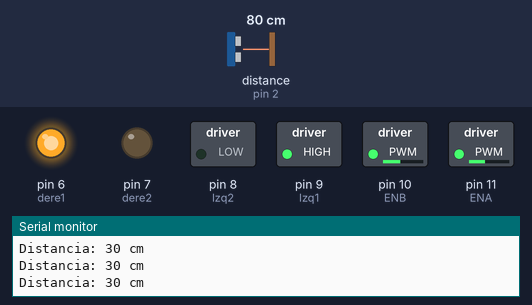
A sketch run on a simulated Arduino Uno, built with avr-gcc and run on an emulated ATmega328P. Parts: switched loads named in the sketch (green lamp = pin HIGH), output pins drawn as LEDs (lit = HIGH), the last lines printed to the serial monitor. Wiring (inferred from the names in the program): ultrasonic range finder: trigger pin 3; echo pin 2. Dashed ring = blinking. The inputs (shaded band) are chosen by the test bench; at power-on: distance to the obstacle (sensor on pin 2) 80 cm. The echo pulse lasts 58.3 µs per cm; pins used as bus, display or sensor lines are not drawn.

Above: at 1.2 s.
1.3 s: distance to the obstacle (sensor on pin 2) set to 2 cm
At 1.77 s:
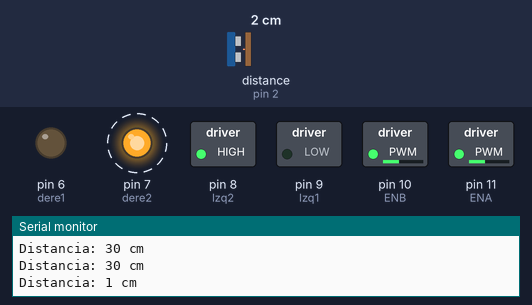
4.3 s: distance to the obstacle (sensor on pin 2) set to 28 cm
7.3 s: distance to the obstacle (sensor on pin 2) set to 33 cm
At 8.2 s:
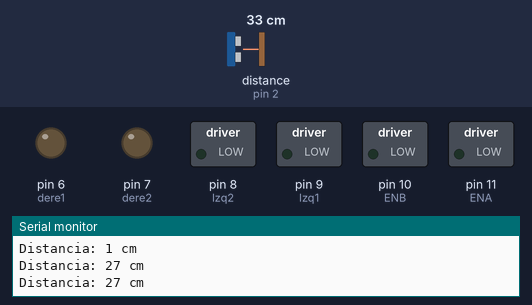
10.3 s: distance to the obstacle (sensor on pin 2) set to 4 cm
At 11.07 s:
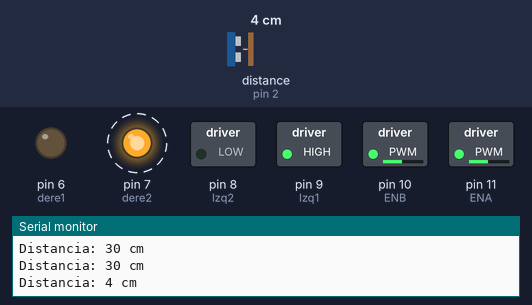
Timing chart, 0 to 14.3 s (numbered marks = the images above; inputs shaded):
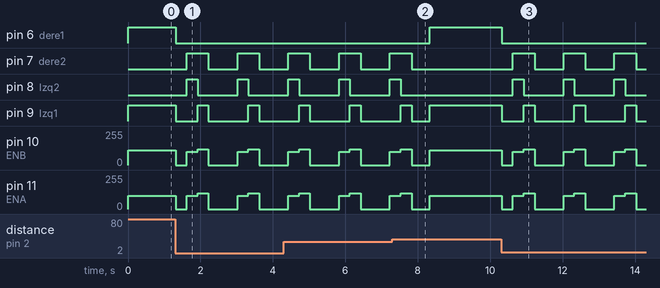

Measured:
- the behaviour switches between 30 and 31 cm on distance to the obstacle (sensor on pin 2) (found by bisection; images 1 and 2)
- after the input at 1.3 s, pin 6 (dere1): HIGH → LOW at once; pin 7 (dere2): alternates HIGH for 0.60 s and LOW for 0.80 s, starting after 0.32 s
- after the input at 7.3 s, pin 6 (dere1): LOW → HIGH after 1.0 s; pin 7 (dere2): goes on until 7.8 s, then stays LOW; pin 8 (Izq2): goes on until 7.5 s, then stays LOW
- after the input at 10.3 s, pin 6 (dere1): HIGH → LOW at once; pin 7 (dere2): alternates HIGH for 0.60 s and LOW for 0.80 s, starting after 0.32 s

The sketch:

carrito.ino
```cpp
// Definición de pines del sensor ultrasónico
const int echo = 2;
const int trig = 3;
const int cerca = 30; // Distancia crítica para detectar obstáculos (en cm), aumentada a 30 cm
const int duracionmaximapulso = 5000; // Tiempo máximo de espera para el pulso (5 ms)

// Definición de pines del controlador de motores
const int ENA = 11; // Pin para el motor izquierdo
const int Izq1 = 9; // Pin de dirección del motor izquierdo
const int Izq2 = 8; // Pin de dirección inversa del motor izquierdo
const int dere1 = 6; // Pin de dirección del motor derecho
const int dere2 = 7; // Pin de dirección inversa del motor derecho
const int ENB = 10; // Pin para el motor derecho

// Variables globales
volatile unsigned long distancia;
const int velocidadAvanceIzquierda = 100; // Velocidad para avanzar del motor izquierdo
const int velocidadAvanceDerecha = 110;  // Velocidad para avanzar del motor derecho (ajustar para compensar desvío)
const int velocidadRetroceso = 100; // Velocidad para retroceder
const int tiempoRetroceso = 300; // Tiempo en milisegundos para retroceder (ajustar según la distancia)
const int tiempoGiro = 300; // Tiempo en milisegundos para girar (ajustar según sea necesario)
const int velocidadGiroIzquierda = 120; // Velocidad para girar del motor izquierdo
const int velocidadGiroDerecha = 120; // Velocidad para girar del motor derecho

void setup() {
  // Configuración de pines del sensor
  pinMode(trig, OUTPUT);
  pinMode(echo, INPUT);

  // Configuración de pines del controlador de motores
  pinMode(ENA, OUTPUT);
  pinMode(Izq1, OUTPUT);
  pinMode(Izq2, OUTPUT);
  pinMode(dere2, OUTPUT);
  pinMode(dere1, OUTPUT);
  pinMode(ENB, OUTPUT);

  Serial.begin(9600);
}

void loop() {
  medir(); // Medir la distancia

  if (distancia < cerca) {
    obstaculo(); // Manejar el obstáculo si la distancia es menor que el umbral
  } else {
    adelante(); // Mover hacia adelante cuando no hay obstáculo
  }
}

// Función para medir la distancia usando el sensor HC-SR04
void medir() {
  // Emitir pulso
  digitalWrite(trig, LOW);
  delayMicroseconds(2);
  digitalWrite(trig, HIGH);
  delayMicroseconds(10);
  digitalWrite(trig, LOW);

  // Leer duración del pulso
  unsigned long duracion = pulseIn(echo, HIGH, duracionmaximapulso);

  // Convertir duración a distancia (en cm)
  distancia = (duracion * 0.0343) / 2;

  // Asignar un valor máximo en caso de lectura incorrecta
  if (distancia == 0 || distancia > cerca) {
    distancia = cerca;
  }

  Serial.print("Distancia: ");
  Serial.print(distancia);
  Serial.println(" cm");
}

// Función para mover el robot hacia adelante en línea recta
void adelante() {
  digitalWrite(Izq1, HIGH);  // Motor izquierdo hacia adelante
  digitalWrite(Izq2, LOW);
  digitalWrite(dere2, LOW);   // Motor derecho hacia adelante
  digitalWrite(dere1, HIGH);

  analogWrite(ENA, velocidadAvanceIzquierda); // Ajustar velocidad de avance del motor izquierdo
  analogWrite(ENB, velocidadAvanceDerecha); // Ajustar velocidad de avance del motor derecho
}

// Función para retroceder el robot
void retroceder() {
  digitalWrite(Izq1, LOW); // Motor izquierdo hacia atrás
  digitalWrite(Izq2, HIGH);
  digitalWrite(dere2, HIGH); // Motor derecho hacia atrás
  digitalWrite(dere1, LOW);

  analogWrite(ENA, velocidadRetroceso); // Ajustar velocidad de retroceso
  analogWrite(ENB, velocidadRetroceso);

  delay(tiempoRetroceso); // Retroceder por un tiempo definido
}

// Función para girar el robot a la derecha
void derecha() {
  digitalWrite(Izq1, HIGH);
  digitalWrite(Izq2, LOW);
  digitalWrite(dere2, HIGH);
  digitalWrite(dere1, LOW);

  analogWrite(ENA, velocidadGiroIzquierda); // Ajustar velocidad del motor izquierdo durante el giro
  analogWrite(ENB, velocidadGiroDerecha); // Ajustar velocidad del motor derecho durante el giro
}

// Función para detener el robot
void detenido() {
  digitalWrite(Izq1, LOW);
  digitalWrite(Izq2, LOW);
  digitalWrite(dere2, LOW);
  digitalWrite(dere1, LOW);

  analogWrite(ENA, 0);
  analogWrite(ENB, 0);
}

// Función para manejar el obstáculo
void obstaculo() {
  detenido();       // Detener el robot
  delay(300);       // Esperar para evitar colisiones inminentes

  retroceder();     // Retroceder un poco
  detenido();       // Detener el robot después de retroceder

  derecha();        // Girar a la derecha
  delay(tiempoGiro); // Ajustar el tiempo de giro según el tiempoGiro

  detenido();       // Detener el robot después del giro
  delay(500);       // Esperar antes de volver a avanzar
}
```
